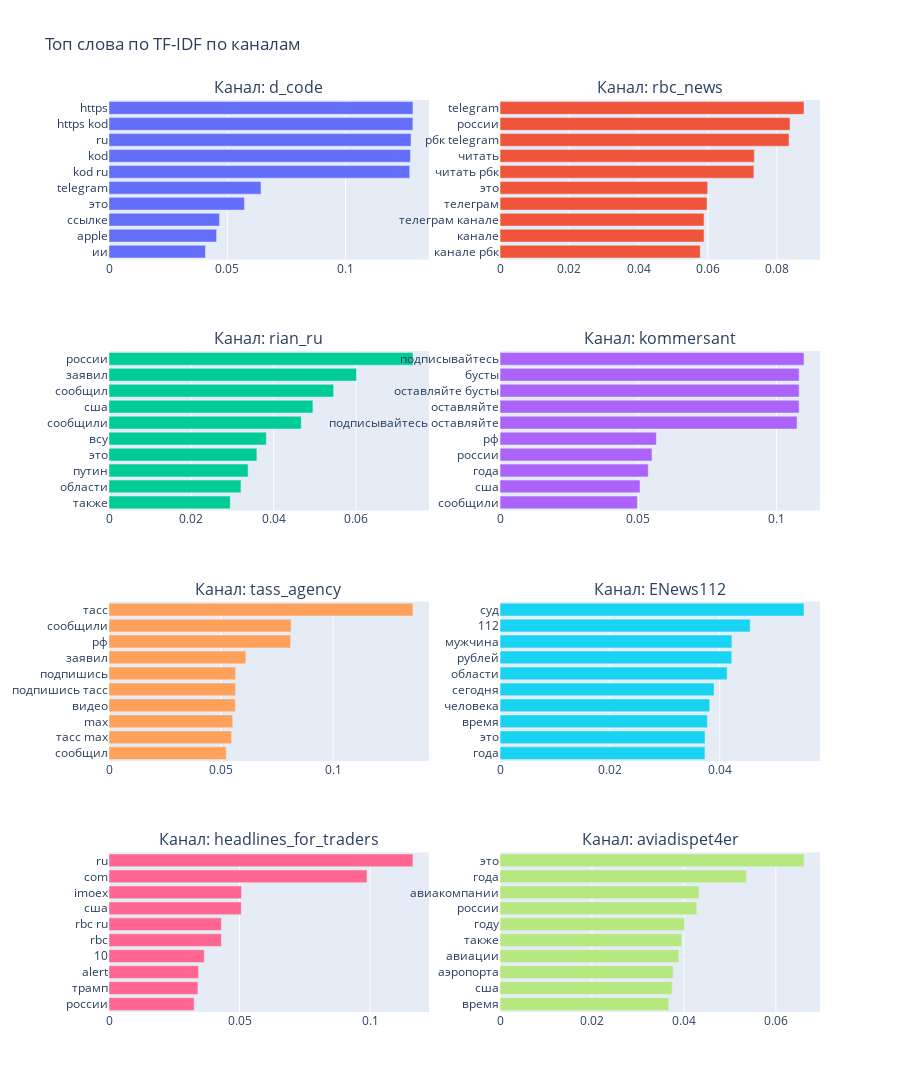

The code cell stored with this chart in its notebook:
### Markdown cell above
### 9.4. Визуализация TF-IDF по каналам

### Code cell
def visualize_tfidf_by_channel(channel_tfidf, top_n=10):
    """Визуализация TF-IDF результатов по каналам"""
    
    if not channel_tfidf:
        print("Нет данных для визуализации TF-IDF по каналам")
        return
    
    # Создаем subplot для топ каналов
    channels = list(channel_tfidf.keys())
    
    # Ограничим количество каналов для визуализации
    if len(channels) > 8:
        print(f"Визуализируем топ-8 каналов из {len(channels)}")
        channels = channels[:8]
    
    num_channels = len(channels)
    cols = 2
    rows = (num_channels + 1) // cols
    
    fig = make_subplots(
        rows=rows, cols=cols,
        subplot_titles=[f"Канал: {channel}" for channel in channels],
        vertical_spacing=0.1
    )
    
    for idx, channel in enumerate(channels):
        row = (idx // cols) + 1
        col = (idx % cols) + 1
        
        top_words = channel_tfidf[channel]['top_words'][:top_n]
        words = [word for word, _ in top_words]
        scores = [score for _, score in top_words]
        
        fig.add_trace(
            go.Bar(x=scores, y=words, orientation='h', name=channel),
            row=row, col=col
        )
    
    fig.update_layout(
        height=300 * rows,
        title_text="Топ слова по TF-IDF по каналам",
        showlegend=False
    )
    fig.update_yaxes(autorange="reversed")  # чтобы самый высокий TF-IDF был сверху
    fig.show()

# Визуализируем TF-IDF по каналам
visualize_tfidf_by_channel(channel_tfidf_results)

### Figure 1 — Plotly figure (JSON) as saved in the notebook; plotly's stock layout.template omitted (floating-point values rounded to 4 significant figures)
{"data": [{"name": "d_code", "orientation": "h", "type": "bar", "x": [0.1285, 0.1284, 0.1277, 0.1274, 0.1271, 0.06424, 0.05724, 0.04672, 0.04549, 0.04076], "xaxis": "x", "y": ["https", "https kod", "ru", "kod", "kod ru", "telegram", "это", "ссылке", "apple", "ии"], "yaxis": "y"}, {"name": "rbc_news", "orientation": "h", "type": "bar", "x": [0.08781, 0.08376, 0.08348, 0.07345, 0.07333, 0.05998, 0.0598, 0.05894, 0.05894, 0.05784], "xaxis": "x2", "y": ["telegram", "россии", "рбк telegram", "читать", "читать рбк", "это", "телеграм", "телеграм канале", "канале", "канале рбк"], "yaxis": "y2"}, {"name": "rian_ru", "orientation": "h", "type": "bar", "x": [0.07383, 0.06011, 0.05457, 0.04953, 0.04669, 0.03822, 0.03592, 0.03379, 0.03206, 0.02945], "xaxis": "x3", "y": ["россии", "заявил", "сообщил", "сша", "сообщили", "всу", "это", "путин", "области", "также"], "yaxis": "y3"}, {"name": "kommersant", "orientation": "h", "type": "bar", "x": [0.1099, 0.1082, 0.1082, 0.1082, 0.1074, 0.05654, 0.05495, 0.05359, 0.05063, 0.04968], "xaxis": "x4", "y": ["подписывайтесь", "бусты", "оставляйте бусты", "оставляйте", "подписывайтесь оставляйте", "рф", "россии", "года", "сша", "сообщили"], "yaxis": "y4"}, {"name": "tass_agency", "orientation": "h", "type": "bar", "x": [0.1356, 0.08124, 0.08102, 0.06105, 0.0565, 0.0565, 0.0564, 0.0552, 0.05471, 0.0523], "xaxis": "x5", "y": ["тасс", "сообщили", "рф", "заявил", "подпишись", "подпишись тасс", "видео", "max", "тасс max", "сообщил"], "yaxis": "y5"}, {"name": "ENews112", "orientation": "h", "type": "bar", "x": [0.05533, 0.04553, 0.0422, 0.04218, 0.04134, 0.03895, 0.03817, 0.03775, 0.03732, 0.0373], "xaxis": "x6", "y": ["суд", "112", "мужчина", "рублей", "области", "сегодня", "человека", "время", "это", "года"], "yaxis": "y6"}, {"name": "headlines_for_traders", "orientation": "h", "type": "bar", "x": [0.1165, 0.09885, 0.05075, 0.05067, 0.04304, 0.04304, 0.03653, 0.03431, 0.03406, 0.03261], "xaxis": "x7", "y": ["ru", "com", "imoex", "сша", "rbc ru", "rbc", "10", "alert", "трамп", "россии"], "yaxis": "y7"}, {"name": "aviadispet4er", "orientation": "h", "type": "bar", "x": [0.06612, 0.05361, 0.0433, 0.0428, 0.04013, 0.03949, 0.03887, 0.03764, 0.03744, 0.0367], "xaxis": "x8", "y": ["это", "года", "авиакомпании", "россии", "году", "также", "авиации", "аэропорта", "сша", "время"], "yaxis": "y8"}], "layout": {"annotations": [{"font": {"size": 16}, "showarrow": false, "text": "Канал: d_code", "x": 0.225, "xanchor": "center", "xref": "paper", "y": 1, "yanchor": "bottom", "yref": "paper"}, {"font": {"size": 16}, "showarrow": false, "text": "Канал: rbc_news", "x": 0.775, "xanchor": "center", "xref": "paper", "y": 1, "yanchor": "bottom", "yref": "paper"}, {"font": {"size": 16}, "showarrow": false, "text": "Канал: rian_ru", "x": 0.225, "xanchor": "center", "xref": "paper", "y": 0.725, "yanchor": "bottom", "yref": "paper"}, {"font": {"size": 16}, "showarrow": false, "text": "Канал: kommersant", "x": 0.775, "xanchor": "center", "xref": "paper", "y": 0.725, "yanchor": "bottom", "yref": "paper"}, {"font": {"size": 16}, "showarrow": false, "text": "Канал: tass_agency", "x": 0.225, "xanchor": "center", "xref": "paper", "y": 0.45, "yanchor": "bottom", "yref": "paper"}, {"font": {"size": 16}, "showarrow": false, "text": "Канал: ENews112", "x": 0.775, "xanchor": "center", "xref": "paper", "y": 0.45, "yanchor": "bottom", "yref": "paper"}, {"font": {"size": 16}, "showarrow": false, "text": "Канал: headlines_for_traders", "x": 0.225, "xanchor": "center", "xref": "paper", "y": 0.175, "yanchor": "bottom", "yref": "paper"}, {"font": {"size": 16}, "showarrow": false, "text": "Канал: aviadispet4er", "x": 0.775, "xanchor": "center", "xref": "paper", "y": 0.175, "yanchor": "bottom", "yref": "paper"}], "height": 1200, "showlegend": false, "title": {"text": "Топ слова по TF-IDF по каналам"}, "xaxis": {"anchor": "y", "domain": [0, 0.45]}, "xaxis2": {"anchor": "y2", "domain": [0.55, 1]}, "xaxis3": {"anchor": "y3", "domain": [0, 0.45]}, "xaxis4": {"anchor": "y4", "domain": [0.55, 1]}, "xaxis5": {"anchor": "y5", "domain": [0, 0.45]}, "xaxis6": {"anchor": "y6", "domain": [0.55, 1]}, "xaxis7": {"anchor": "y7", "domain": [0, 0.45]}, "xaxis8": {"anchor": "y8", "domain": [0.55, 1]}, "yaxis": {"anchor": "x", "autorange": "reversed", "domain": [0.825, 1]}, "yaxis2": {"anchor": "x2", "autorange": "reversed", "domain": [0.825, 1]}, "yaxis3": {"anchor": "x3", "autorange": "reversed", "domain": [0.55, 0.725]}, "yaxis4": {"anchor": "x4", "autorange": "reversed", "domain": [0.55, 0.725]}, "yaxis5": {"anchor": "x5", "autorange": "reversed", "domain": [0.275, 0.45]}, "yaxis6": {"anchor": "x6", "autorange": "reversed", "domain": [0.275, 0.45]}, "yaxis7": {"anchor": "x7", "autorange": "reversed", "domain": [0, 0.175]}, "yaxis8": {"anchor": "x8", "autorange": "reversed", "domain": [0, 0.175]}}}
